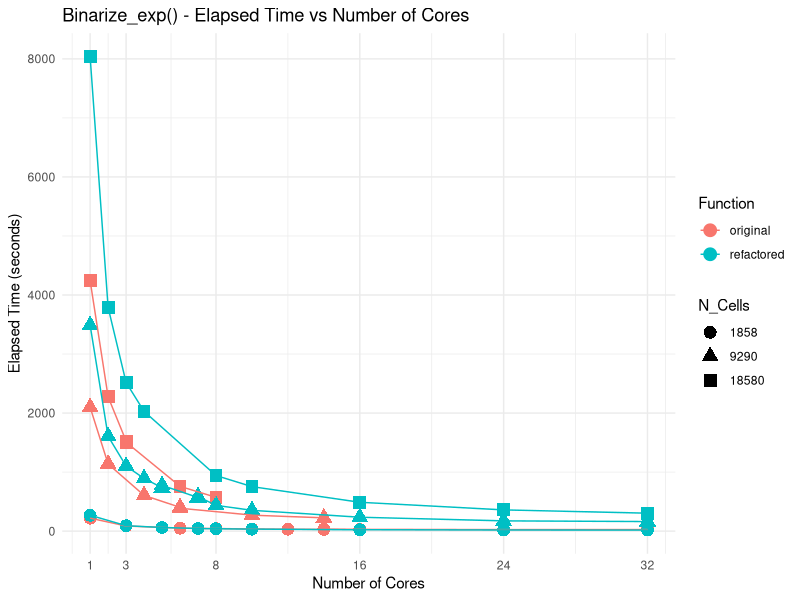
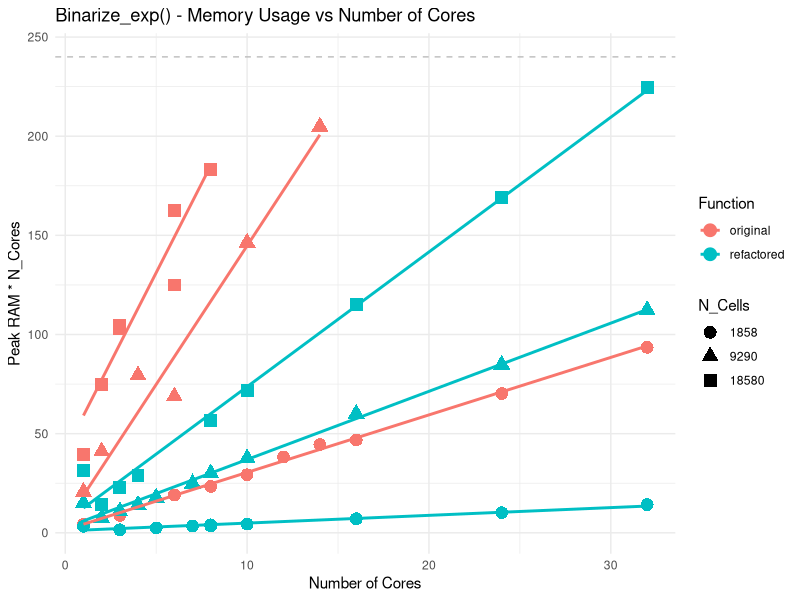
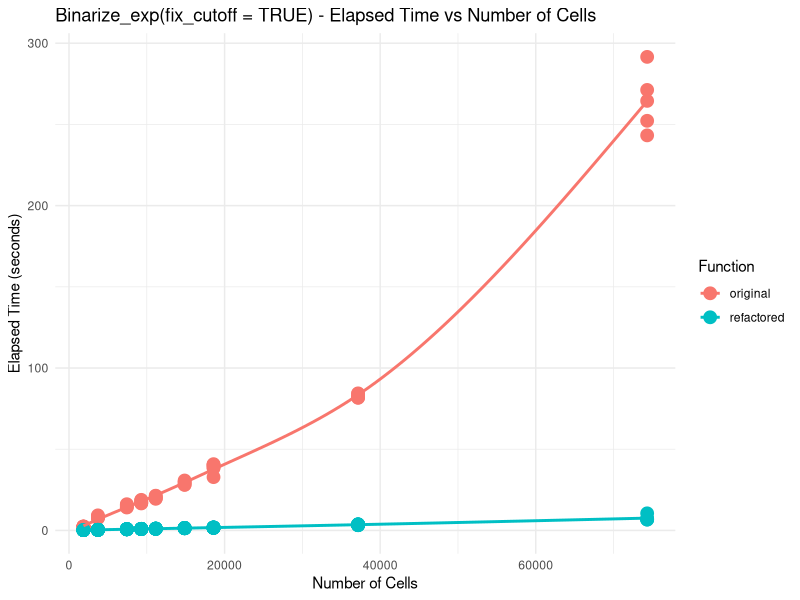
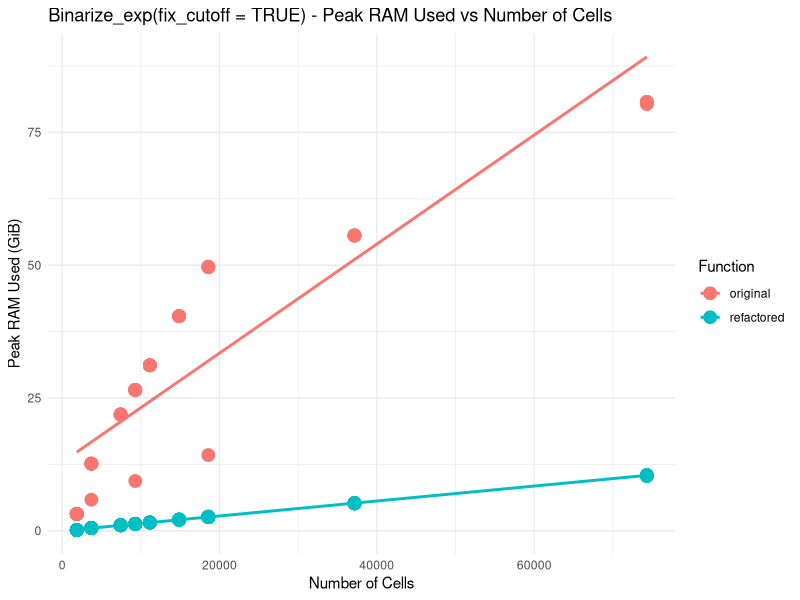
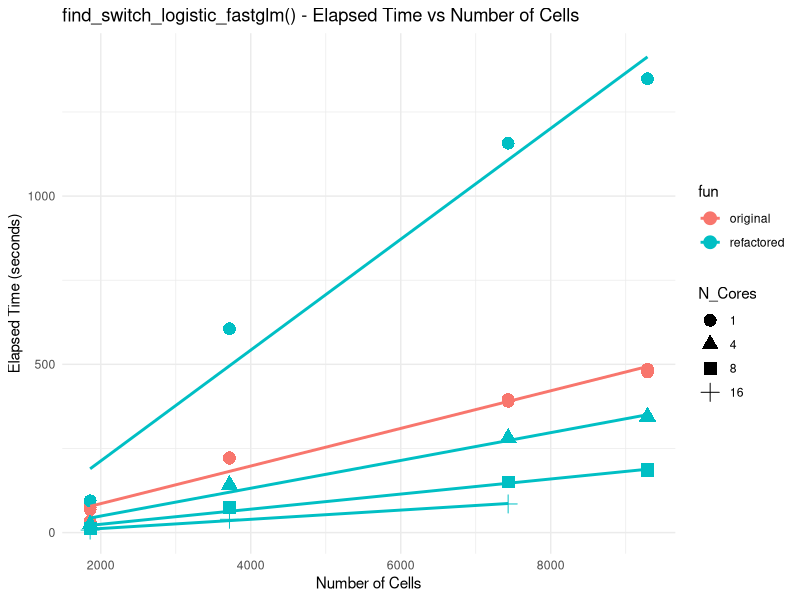
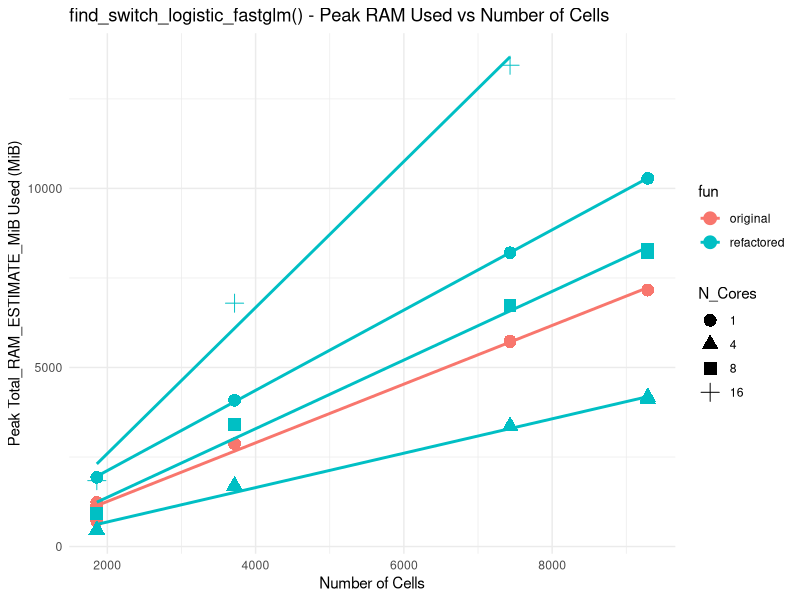
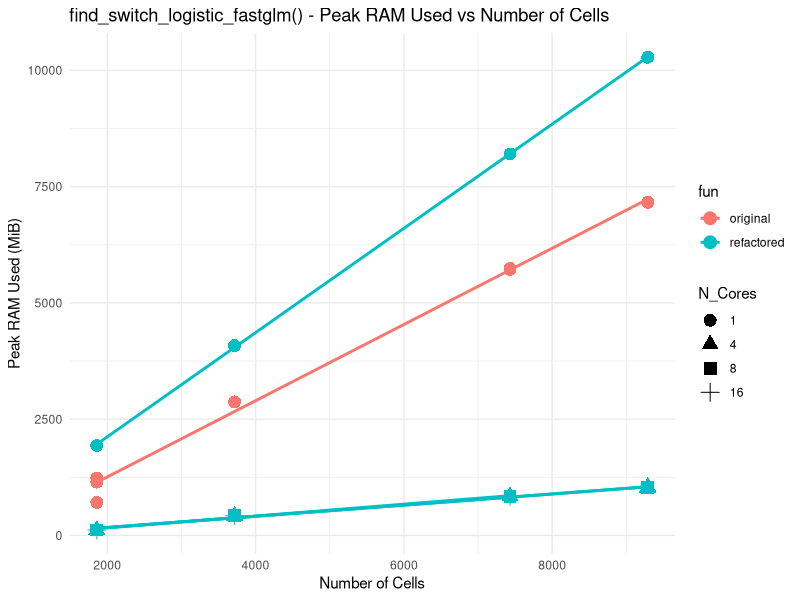

Write the R code that produced these figures, in order.
# this script will plot the runtime of the different functions
library(ggplot2)

# load data
runtimes <- read.csv("runtimes.csv")

# runtimes
str(runtimes)
# 'data.frame':   541 obs. of  13 variables:
#  $ Function          : chr  "binarize_exp(current_sce, ncores = 1)" "binarize_exp(current_sce, ncores = 3)" "binarize_exp(current_sce, ncores = 8)" "binarize_exp(current_sce, ncores = 16)" ...
#  $ N_Cores           : int  1 3 8 16 24 32 64 NA NA 1 ...
#  $ Fix_Cutoff        : logi  NA NA NA NA NA NA ...
#  $ Downsample        : logi  NA NA NA NA NA NA ...
#  $ N_Genes           : Factor w/ 8 levels "14759","14826",..: 3 3 3 3 3 3 3 3 3 3 ...
#  $ N_Cells           : Factor w/ 10 levels "1858","3716",..: 1 1 1 1 1 1 1 1 1 1 ...
#  $ User_Time         : logi  NA NA NA NA NA NA ...
#  $ System_Time       : logi  NA NA NA NA NA NA ...
#  $ Elapsed_Time      : num  219.6 87.1 44.4 30.2 26.5 ...
#  $ Total_RAM_Used_MiB: num  215 215 215 215 215 ...
#  $ Peak_RAM_Used_MiB : num  4325 2997 2996 2998 2995 ...
#  $ fun               : Factor w/ 6 levels "glm","glm2","glm_parallel",..: 4 4 4 4 4 4 4 1 1 6 ...
#  $ Peak_RAM_Used_GiB : num  4.22 2.93 2.93 2.93 2.93 ...

# make a column called fun which contains short function name without the parameters, for example "bin_exp" instead of "binarize_exp(current_sce, ncores = 1)"
runtimes$fun <- gsub("\\(.*\\)", "", runtimes$Function)
runtimes$fun <- gsub("binarize_exp_pbmclapply", "refactored", runtimes$fun)
runtimes$fun <- gsub("binarize3_exp", "Arefactored", runtimes$fun)
runtimes$fun <- gsub("binarize_exp", "original", runtimes$fun)

# convert Peak_RAM_Used_MiB to Peak_RAM_Used_GiB
runtimes$Peak_RAM_Used_GiB <- runtimes$Peak_RAM_Used_MiB / 1024

# make N_Genes and N_Cells and fun catagorical variables
runtimes$fun <- as.factor(runtimes$fun)

# plot how fun: original and refactored 's elapsed time changes with number of cores
tmp <- runtimes[runtimes$fun %in% c("original", "refactored"), ]

# only keep where N_Cells is 1858, 9290, 18580
tmp <- tmp[tmp$N_Cells %in% c(1858, 9290, 18580), ]

# set N cores to numeric so x axis is continuous
tmp$N_Cores <- as.numeric(as.character(tmp$N_Cores))
# set ncells to catagorical so shape is discrete
tmp$N_Cells <- as.factor(tmp$N_Cells)

# remove rows where N_Cores is 64
tmp <- tmp[tmp$N_Cores != 64, ]
#remove where n cells is NA
tmp <- tmp[!is.na(tmp$N_Cells), ]
png(filename = "binarize_runtime_VS_cpu.png", width = 10, height = 8, units = "in", res = 300)
ggplot(tmp, aes(x = N_Cores, y = Elapsed_Time, color=fun, shape=N_Cells)) +
    geom_point(size = 4) +
    geom_line() +
    scale_x_continuous(breaks = c(1, 3, 8, 16, 24, 32)) +
    labs(color = "Function", 
         title = "Binarize_exp() - Elapsed Time vs Number of Cores",
             x = "Number of Cores",
             y = "Elapsed Time (seconds)") +
    theme_minimal()
dev.off()



# this time plot RAM*Ncores
# multiplying by N_Cores gives an estimate of the total memory used across all cores,
# this is a pessamistic estimate as mcapply will not coppy the entire object to each core.

# return n cores to numeric
tmp$N_Cores <- as.numeric(as.character(tmp$N_Cores))

tmp$RAM_Ncores <- tmp$Peak_RAM_Used_GiB * tmp$N_Cores
png(filename = "binarize_memory_Ncores_VS_cpu.png", width = 10, height = 8, units = "in", res = 300)
ggplot(tmp, aes(x = N_Cores, y = RAM_Ncores, color=fun, shape = N_Cells)) +
  geom_point(size = 4) +
  geom_smooth(method = "lm", se = FALSE, aes(group = interaction(fun, N_Cells))) +
  geom_hline(yintercept=240, linetype="dashed", color="grey") + 
  labs(color = "Function",
       title = "Binarize_exp() - Memory Usage vs Number of Cores",
       x = "Number of Cores",
       y = "Peak RAM * N_Cores") +
    theme_minimal()
dev.off()



# plot the elapsed time where fix_cutoff is TRUE
# use N cells as x axis and color bin and bin3
tmp <- runtimes[runtimes$fun %in% c("original", "Arefactored") & runtimes$Fix_Cutoff == TRUE, ]
tmp$fun <- gsub("Arefactored", "refactored", tmp$fun)
# set N-cells to numeric so x axis is continuous
tmp$N_Cells <- as.numeric(as.character(tmp$N_Cells))

# remove rows where cutoff is NA
tmp <- tmp[!is.na(tmp$Fix_Cutoff), ]
# remove the rows where N_Cells is 185800
tmp <- tmp[tmp$N_Cells != 185800, ]

png(filename = "binarize_runtime_VS_Ncells_fix_cutoff.png", width = 10, height = 8, units = "in", res = 300)  
ggplot(tmp, aes(x = N_Cells, y = Elapsed_Time, color=fun)) +
  geom_point(size = 4) +
  geom_smooth(method = "gam", formula = y ~ s(x, k = 9), se = FALSE, aes(group = fun)) +
  labs(color = "Function",
       title = "Binarize_exp(fix_cutoff = TRUE) - Elapsed Time vs Number of Cells",
       x = "Number of Cells",
       y = "Elapsed Time (seconds)") +
  theme_minimal()
dev.off()

# plot the peak RAM usage where fix_cutoff is TRUE
png(filename = "binarize_memory_VS_Ncells_fix_cutoff.png", width = 10, height = 8, units = "in", res = 300)
ggplot(tmp, aes(x = N_Cells, y = Peak_RAM_Used_GiB, color=fun)) +
  geom_point(size = 4) +
  geom_smooth(method = "lm", se = FALSE, aes(group = fun)) +
  labs(color = "Function",
       title = "Binarize_exp(fix_cutoff = TRUE) - Peak RAM Used vs Number of Cells",
       x = "Number of Cells",
       y = "Peak RAM Used (GiB)") +
  theme_minimal()
dev.off()


# plot the elapsed time of glm and glm2 

# subset the data to only include glm and glm2
GLMruntimes <- runtimes[runtimes$fun %in% c("find_switch_logistic_fastglm", "find_switch_logistic_fastglm_parallel"), ]

GLMruntimes$fun <- gsub("find_switch_logistic_fastglm_parallel", "refactored", GLMruntimes$fun)
GLMruntimes$fun <- gsub("find_switch_logistic_fastglm", "original", GLMruntimes$fun)


# remove rows where N_Cells is NA
GLMruntimes <- GLMruntimes[!is.na(GLMruntimes$N_Cells), ]
# make sure n cells is numeric
GLMruntimes$N_Cells <- as.numeric(as.character(GLMruntimes$N_Cells))
# remove n cells above 10000
GLMruntimes <- GLMruntimes[GLMruntimes$N_Cells <= 10000, ]

# set n cores to categorical so shape is discrete
GLMruntimes$N_Cores <- as.factor(GLMruntimes$N_Cores)

# where N_Cores is NA, set to 1
GLMruntimes$N_Cores[is.na(GLMruntimes$N_Cores)] <- 1

# filter for downsample TRUE
GLMruntimes <- GLMruntimes[GLMruntimes$Downsample == FALSE, ]
# remove rows where N_Cores is 2
GLMruntimes <- GLMruntimes[GLMruntimes$N_Cores != 2, ]


# x axis is N cells and color is fun
png(filename = "glm_runtime_VS_Ncells.png", width = 10, height = 8, units = "in", res = 300)
ggplot(GLMruntimes, aes(x = N_Cells, y = Elapsed_Time, color=fun, shape= N_Cores)) +
  geom_point(size = 4) +
  geom_smooth(method = "lm", se = FALSE, aes(group = interaction(fun, N_Cores))) +
  labs(title = "find_switch_logistic_fastglm() - Elapsed Time vs Number of Cells",
       x = "Number of Cells",
       y = "Elapsed Time (seconds)") + 
    theme_minimal()
dev.off()

#set N_Cores to numeric so we can multiply by it
GLMruntimes$N_Cores <- as.numeric(as.character(GLMruntimes$N_Cores))
# make a new column called Total_RAM_ESTIMATE_MiB which is Total_RAM_Used_GiB * N_Cores
GLMruntimes$Total_RAM_ESTIMATE_MiB <- GLMruntimes$Peak_RAM_Used_MiB * GLMruntimes$N_Cores

# set n cores back to factor
GLMruntimes$N_Cores <- as.factor(GLMruntimes$N_Cores)
# plot the memory usage of glm and glm2 
png(filename = "glm_memory_VS_Ncells.png", width = 10, height = 8, units = "in", res = 300)
ggplot(GLMruntimes, aes(x = N_Cells, y = Total_RAM_ESTIMATE_MiB, color=fun, shape= N_Cores)) +
  geom_point(size = 4) +
  geom_smooth(method = "lm",  se = FALSE, aes(group = interaction(fun, N_Cores))) +
  labs(title = "find_switch_logistic_fastglm() - Peak RAM Used vs Number of Cells",
       x = "Number of Cells",
       y = "Peak Total_RAM_ESTIMATE_MiB Used (MiB)") +
    theme_minimal()
dev.off()



# plot the memory usage of glm and glm2 
png(filename = "tmp.png", width = 10, height = 8, units = "in", res = 300)
ggplot(GLMruntimes, aes(x = N_Cells, y = Peak_RAM_Used_MiB, color=fun, shape= N_Cores)) +
  geom_point(size = 4) +
  geom_smooth(method = "lm",  se = FALSE, aes(group = interaction(fun, N_Cores))) +
  labs(title = "find_switch_logistic_fastglm() - Peak RAM Used vs Number of Cells",
       x = "Number of Cells",
       y = "Peak RAM Used (MiB)") +
    theme_minimal()
dev.off()
